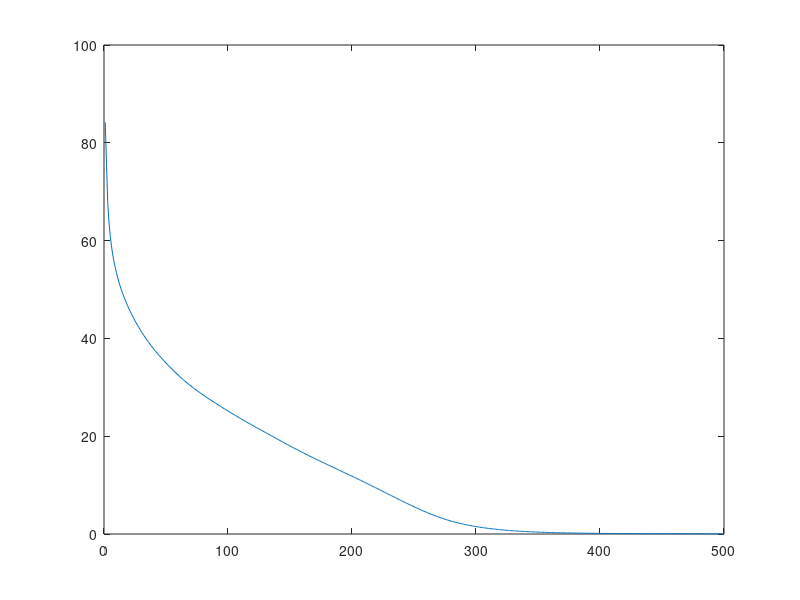

This chart was generated by the following MATLAB code: (Note: this script raises an error after producing the figure.)
clear
close all

%%

load('train_info_2000_3bit.mat')

tr_loss = train_info.tr_loss;
val_loss = train_info.val_loss;
corr = train_info.corr;

%%

figure(1)

p1 = plot(tr_loss);
p1.LineWidth = 1.0;

hold on

p2 = plot(val_loss);
p2.LineWidth = 1.0;

grid on
box on

xlabel('Number of epochs', 'interpreter', 'latex', 'FontSize', 12)
ylabel('MSE loss', 'interpreter', 'latex', 'FontSize', 12)

legend({'Training loss', 'Testing loss'}, ...
    'interpreter', 'latex', ...
    'FontSize', 12)
